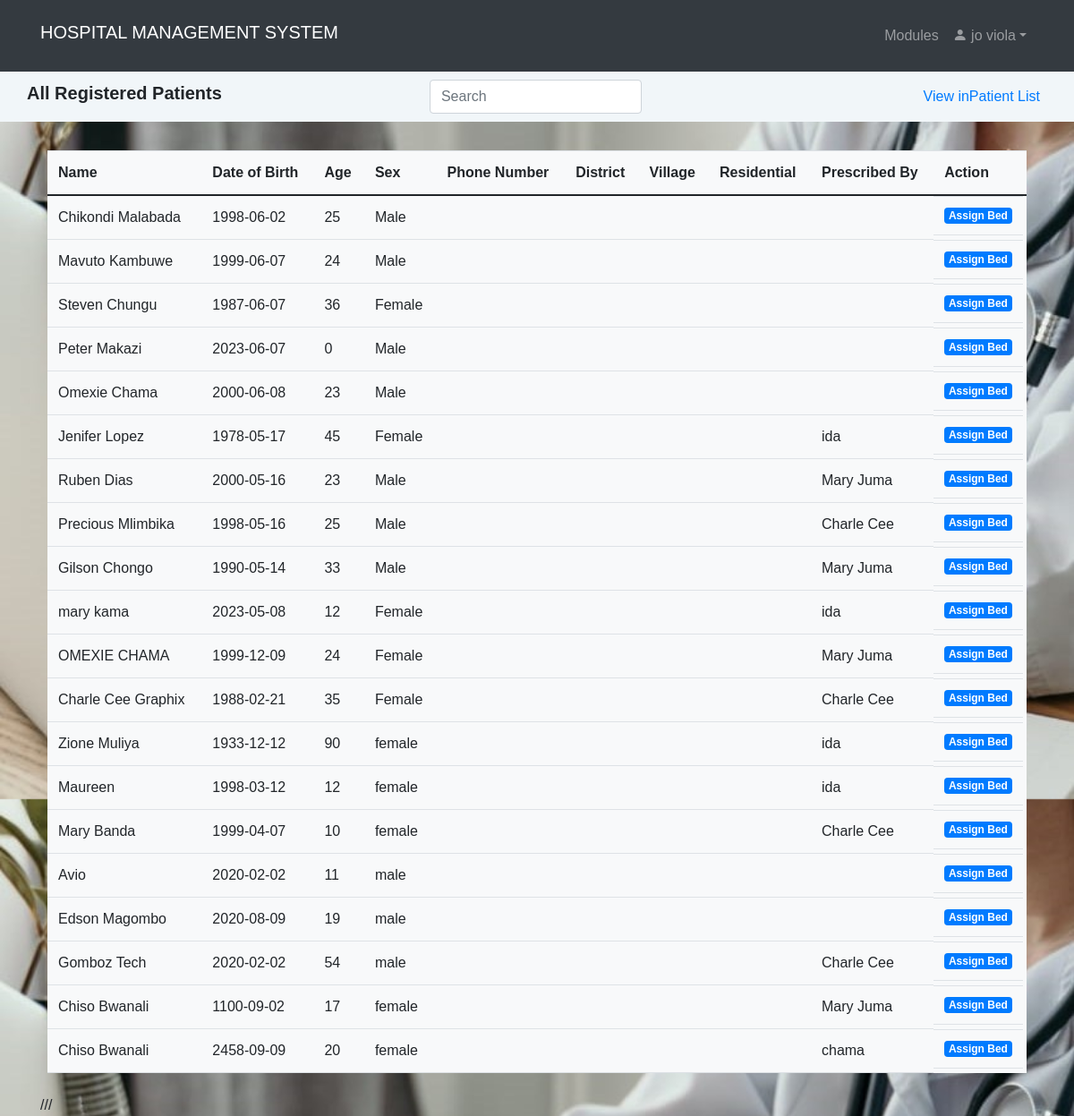
Page /admit_patient_list.php (signed in) on the earlier database version.
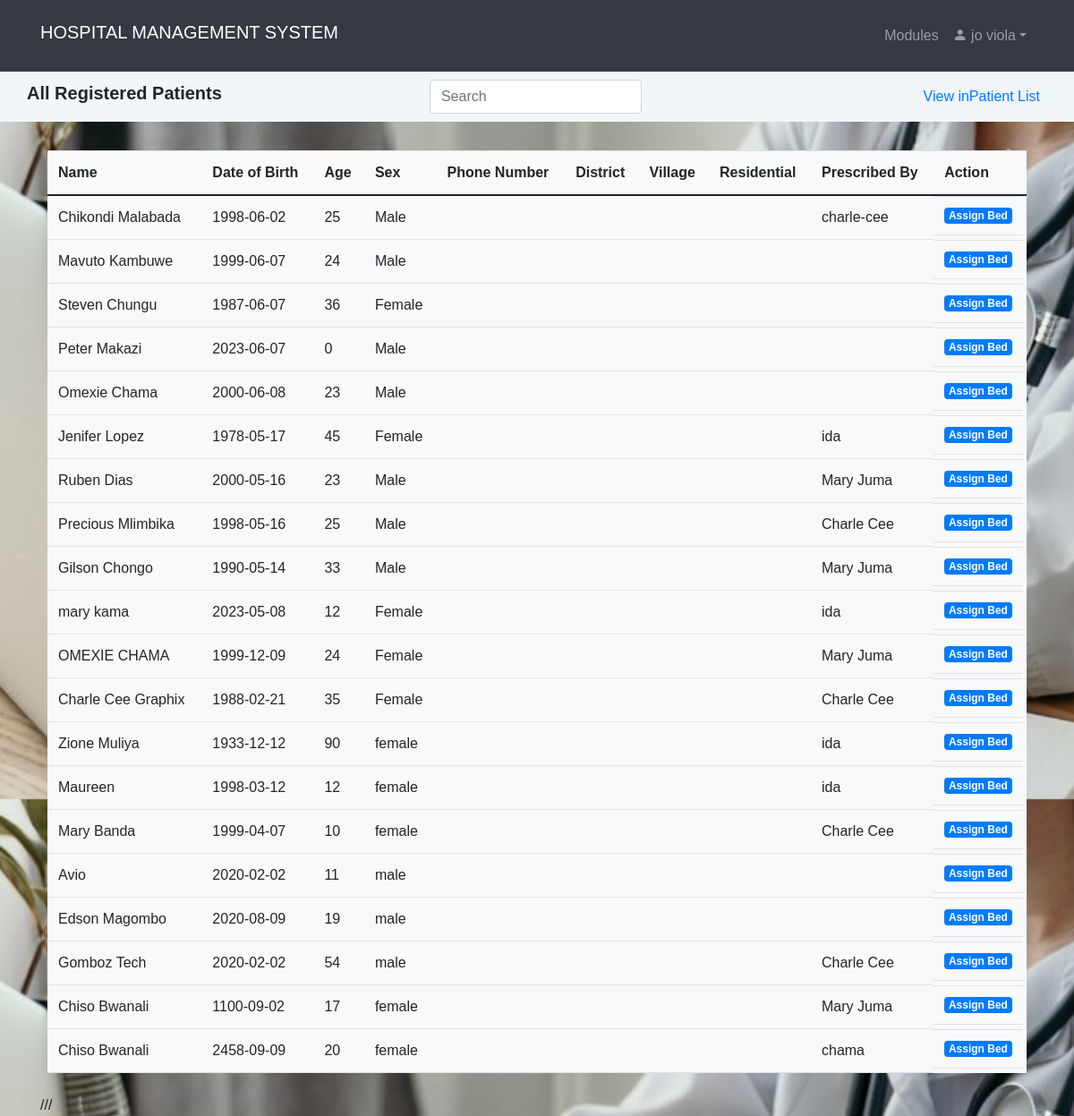
Same page on the later database version.
### tables this page shows
CREATE TABLE `patient` (
  `id` int(11) NOT NULL,
  `name` varchar(100) NOT NULL,
  `date` date NOT NULL,
  `gender` varchar(10) NOT NULL,
  `age` int(2) NOT NULL,
  `address` text NOT NULL,
  `next_of_kin` varchar(100) NOT NULL,
  `religion` varchar(100) NOT NULL,
  `occupation` varchar(100) NOT NULL,
  `symptoms` text DEFAULT NULL,
  `treatment_plan` text DEFAULT NULL,
  `measurement` text DEFAULT NULL,
  `examination` text DEFAULT NULL,
  `disease` text DEFAULT NULL,
  `bio_history` text DEFAULT NULL,
  `drug` text NOT NULL,
  `dosage` text NOT NULL,
  `drug_given_by` text NOT NULL,
  `discharge_status` text DEFAULT NULL,
  `drug_status` text NOT NULL,
  `prescribed_by` text DEFAULT NULL,
  `prescribed_on` text DEFAULT NULL,
  `total_bills` int(15) DEFAULT NULL,
  `status` text NOT NULL DEFAULT 'not paid',
  `tests` text DEFAULT NULL,
  `ward_bed` text DEFAULT NULL,
  `discharge_date` date DEFAULT NULL,
  `lab_results` text DEFAULT NULL,
  `lab_price` int(30) DEFAULT NULL,
  `rad_price` int(30) DEFAULT NULL
);

### admit_patient_list.php (the view, shortened to what this page needs)
<?php
if (isset($_SESSION['id']) && isset($_SESSION['uname'])){
  include "unavbar.php";
        ?>
<!DOCTYPE html>
<html>
<head>
	<link rel="stylesheet" href="https://maxcdn.bootstrapcdn.com/bootstrap/4.5.2/css/bootstrap.min.css">
	<link rel="stylesheet" href="home.css"/>
</head>
<body>
   <nav class="navbar navbar-expand py-1"style="background-color:#F1F6F9;" >
            <div class="container">
			<h3 class="navbar-brand"><b>All Registered Patients</b> </h3>
                <div class="collapse navbar-collapse" id="navmenu">
                    <ul class="navbar-nav ms-auto">
                        <li class="nav-item dropdown">
                        <input class="form-control me-1" id="myInput" style="width:100%; max-width:20rem" type="text" placeholder="Search" aria-label="Search">
                        </li>
                    </ul>
                </div>
				<div class="collapse navbar-collapse" id="navmenu">
            <ul class="navbar-nav ms-auto">
            <li class="nav-item dropdown">
                  <a href="inpatient.php" class="nav-link p-2">View inPatient List</a>
               </li>
            </ul>
         </div>
		 </div>
        </nav>
		  <div class="container mt-4">
            <div class="tab-content">
         <div class="tab-pane fade show active">
			<div class="p-2">
		<div class="row">
		<div class="col-md-12">
		<table class="table table-hover bg-light" style="overflow:auto">
                 <thead class="table table-hover">
				<tr>
					<th>Name</th>
					<th>Date of Birth</th>
					<th>Age</th>
					<th>Sex</th>
					<th>Phone Number</th>
					<th>District</th>
					<th>Village</th>
					<th>Residential</th>
					<th>Prescribed By</th>
					<th>Action</th>
					</tr>
			</thead>
			<tbody  id = "myTable">
				<?php
				$conn = new mysqli("localhost", "root", "", "hms");
                $query = "SELECT * FROM patient ORDER BY id DESC";
                $stmt = $conn->prepare($query);
                $stmt->execute();
                $result = $stmt->get_result();
				if ($result->num_rows > 0) {
					while ($row = $result->fetch_assoc()) { ?>
						 <tr>
							<td><?php echo $row["name"]; ?></td>
							<td><?php echo $row["date"]; ?></td>
							<td><?php echo $row["age"]; ?></td>
							<td><?php echo $row["gender"]; ?></td>
							<td><?php echo $row["phoneNumber"]; ?></td>
							<td><?php echo $row["district"]; ?></td>
							<td><?php echo $row["village"]; ?></td>
							<td><?php echo $row["residential"]; ?></td>
							<td><?php echo $row["prescribed_by"]; ?></td>
							<td class='btn-group btn-group-justified'>
									<a href='inpatient_form.php?view=<?php echo $row["id"]; ?>' class='badge bg-primary'>Assign Bed</a>
							</td>
						</tr>
                      <?php
					}
				} else {
					echo "<tr><td colspan='12' class='text-center'>No patients found</td></tr>";
				}
				?>
			</tbody>
		</table>
	</div>
	</div>
</div>
         </div>
   ///
</body>
</html>
<?php
    }else {
        header("Location: home.php");
        exit();
    }
?>

Differences in the rows shown:
changed patient "Chikondi Malabada": prescribed_by (not shown) → "charle-cee"
